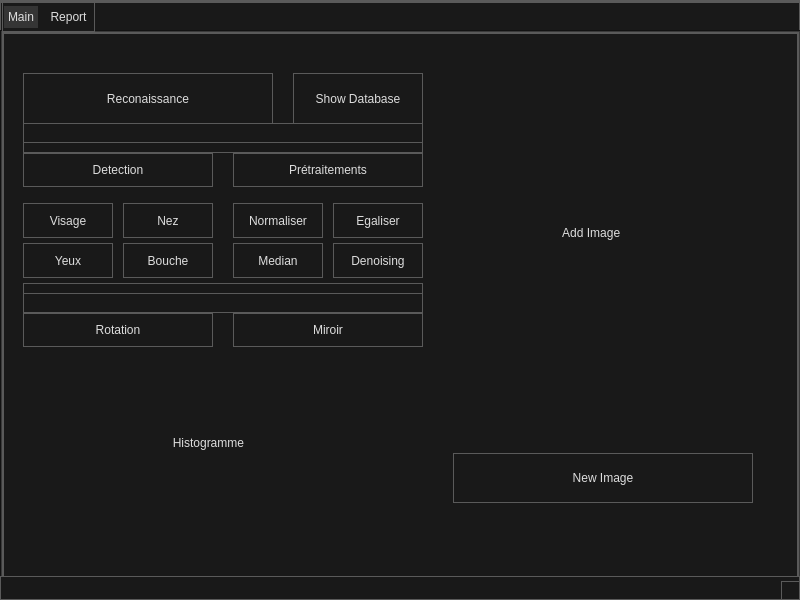
<?xml version="1.0" encoding="UTF-8"?>
<ui version="4.0">
 <class>MainWindow</class>
 <widget class="QMainWindow" name="MainWindow">
  <property name="geometry">
   <rect>
    <x>0</x>
    <y>0</y>
    <width>800</width>
    <height>600</height>
   </rect>
  </property>
  <property name="windowTitle">
   <string>MainWindow</string>
  </property>
  <property name="styleSheet">
   <string notr="true">

/*
	COLOR_DARK     = #191919
	COLOR_MEDIUM   = #353535
	COLOR_MEDLIGHT = #5A5A5A
	COLOR_LIGHT    = #DDDDDD
	COLOR_ACCENT   = #3D7848
*/

* {
	background: #191919;
	color: #DDDDDD;
	border: 1px solid #5A5A5A;
}

QWidget::item:selected {
	background: #3D7848;
}

QCheckBox, QRadioButton {
	border: none;
}

QRadioButton::indicator, QCheckBox::indicator {
	width: 13px;
	height: 13px;
}

QRadioButton::indicator::unchecked, QCheckBox::indicator::unchecked {
	border: 1px solid #5A5A5A;
	background: none;
}

QRadioButton::indicator:unchecked:hover, QCheckBox::indicator:unchecked:hover {
	border: 1px solid #DDDDDD;
}

QRadioButton::indicator::checked, QCheckBox::indicator::checked {
	border: 1px solid #5A5A5A;
	background: #5A5A5A;
}

QRadioButton::indicator:checked:hover, QCheckBox::indicator:checked:hover {
	border: 1px solid #DDDDDD;
	background: #DDDDDD;
}

QGroupBox {
	margin-top: 6px;
}

QGroupBox::title {
	top: -7px;
	left: 7px;
}

QScrollBar {
	border: 1px solid #5A5A5A;
	background: #191919;
}

QScrollBar:horizontal {
	height: 15px;
	margin: 0px 0px 0px 32px;
}

QScrollBar:vertical {
	width: 15px;
	margin: 32px 0px 0px 0px;
}

QScrollBar::handle {
	background: #353535;
	border: 1px solid #5A5A5A;
}

QScrollBar::handle:horizontal {
	border-width: 0px 1px 0px 1px;
}

QScrollBar::handle:vertical {
	border-width: 1px 0px 1px 0px;
}

QScrollBar::handle:horizontal {
	min-width: 20px;
}

QScrollBar::handle:vertical {
	min-height: 20px;
}

QScrollBar::add-line, QScrollBar::sub-line {
	background:#353535;
	border: 1px solid #5A5A5A;
	subcontrol-origin: margin;
}

QScrollBar::add-line {
	position: absolute;
}

QScrollBar::add-line:horizontal {
	width: 15px;
	subcontrol-position: left;
	left: 15px;
}

QScrollBar::add-line:vertical {
	height: 15px;
	subcontrol-position: top;
	top: 15px;
}

QScrollBar::sub-line:horizontal {
	width: 15px;
	subcontrol-position: top left;
}

QScrollBar::sub-line:vertical {
	height: 15px;
	subcontrol-position: top;
}

QScrollBar:left-arrow, QScrollBar::right-arrow, QScrollBar::up-arrow, QScrollBar::down-arrow {
	border: 1px solid #5A5A5A;
	width: 3px;
	height: 3px;
}

QScrollBar::add-page, QScrollBar::sub-page {
	background: none;
}

QAbstractButton:hover {
	background: #353535;
}

QAbstractButton:pressed {
	background: #5A5A5A;
}

QAbstractItemView {
	show-decoration-selected: 1;
	selection-background-color: #3D7848;
	selection-color: #DDDDDD;
	alternate-background-color: #353535;
}

QHeaderView {
	border: 1px solid #5A5A5A;
}

QHeaderView::section {
	background: #191919;
	border: 1px solid #5A5A5A;
	padding: 4px;
}

QHeaderView::section:selected, QHeaderView::section::checked {
	background: #353535;
}

QTableView {
	gridline-color: #5A5A5A;
}

QTabBar {
	margin-left: 2px;
}

QTabBar::tab {
	border-radius: 0px;
	padding: 4px;
	margin: 4px;
}

QTabBar::tab:selected {
	background: #353535;
}

QComboBox::down-arrow {
	border: 1px solid #5A5A5A;
	background: #353535;
}

QComboBox::drop-down {
	border: 1px solid #5A5A5A;
	background: #353535;
}

QComboBox::down-arrow {
	width: 3px;
	height: 3px;
	border: 1px solid #5A5A5A;
}

QAbstractSpinBox {
	padding-right: 15px;
}

QAbstractSpinBox::up-button, QAbstractSpinBox::down-button {
	border: 1px solid #5A5A5A;
	background: #353535;
	subcontrol-origin: border;
}

QAbstractSpinBox::up-arrow, QAbstractSpinBox::down-arrow {
	width: 3px;
	height: 3px;
	border: 1px solid #5A5A5A;
}

QSlider {
	border: none;
}

QSlider::groove:horizontal {
	height: 5px;
	margin: 4px 0px 4px 0px;
}

QSlider::groove:vertical {
	width: 5px;
	margin: 0px 4px 0px 4px;
}

QSlider::handle {
	border: 1px solid #5A5A5A;
	background: #353535;
}

QSlider::handle:horizontal {
	width: 15px;
	margin: -4px 0px -4px 0px;
}

QSlider::handle:vertical {
	height: 15px;
	margin: 0px -4px 0px -4px;
}

QSlider::add-page:vertical, QSlider::sub-page:horizontal {
	background: #3D7848;
}

QSlider::sub-page:vertical, QSlider::add-page:horizontal {
	background: #353535;
}

QLabel {
	border: none;
}

QProgressBar {
	text-align: center;
}

QProgressBar::chunk {
	width: 1px;
	background-color: #3D7848;
}

QMenu::separator {
	background: #353535;
}


</string>
  </property>
  <widget class="QWidget" name="centralwidget">
   <widget class="QTabWidget" name="tabWidget">
    <property name="geometry">
     <rect>
      <x>0</x>
      <y>0</y>
      <width>801</width>
      <height>581</height>
     </rect>
    </property>
    <property name="currentIndex">
     <number>0</number>
    </property>
    <property name="usesScrollButtons">
     <bool>false</bool>
    </property>
    <property name="tabsClosable">
     <bool>false</bool>
    </property>
    <property name="tabBarAutoHide">
     <bool>false</bool>
    </property>
    <widget class="QWidget" name="Main">
     <attribute name="title">
      <string>Main</string>
     </attribute>
     <widget class="QPushButton" name="imgChanger">
      <property name="geometry">
       <rect>
        <x>450</x>
        <y>420</y>
        <width>300</width>
        <height>50</height>
       </rect>
      </property>
      <property name="text">
       <string>New Image</string>
      </property>
     </widget>
     <widget class="QLabel" name="MyImage">
      <property name="geometry">
       <rect>
        <x>450</x>
        <y>50</y>
        <width>300</width>
        <height>300</height>
       </rect>
      </property>
      <property name="text">
       <string>                                 Add Image</string>
      </property>
      <property name="scaledContents">
       <bool>true</bool>
      </property>
      <property name="margin">
       <number>0</number>
      </property>
     </widget>
     <widget class="QPushButton" name="showDatabase">
      <property name="geometry">
       <rect>
        <x>290</x>
        <y>40</y>
        <width>130</width>
        <height>51</height>
       </rect>
      </property>
      <property name="text">
       <string>Show Database</string>
      </property>
     </widget>
     <widget class="QPushButton" name="Reconaissance">
      <property name="enabled">
       <bool>false</bool>
      </property>
      <property name="geometry">
       <rect>
        <x>20</x>
        <y>40</y>
        <width>250</width>
        <height>51</height>
       </rect>
      </property>
      <property name="text">
       <string>Reconaissance</string>
      </property>
     </widget>
     <widget class="QPushButton" name="Detection">
      <property name="enabled">
       <bool>false</bool>
      </property>
      <property name="geometry">
       <rect>
        <x>20</x>
        <y>120</y>
        <width>190</width>
        <height>34</height>
       </rect>
      </property>
      <property name="text">
       <string>Detection</string>
      </property>
     </widget>
     <widget class="QPushButton" name="Pretraitement">
      <property name="enabled">
       <bool>false</bool>
      </property>
      <property name="geometry">
       <rect>
        <x>230</x>
        <y>120</y>
        <width>190</width>
        <height>34</height>
       </rect>
      </property>
      <property name="text">
       <string>Prétraitements</string>
      </property>
     </widget>
     <widget class="QPushButton" name="DVisage">
      <property name="enabled">
       <bool>false</bool>
      </property>
      <property name="geometry">
       <rect>
        <x>20</x>
        <y>170</y>
        <width>90</width>
        <height>35</height>
       </rect>
      </property>
      <property name="text">
       <string>Visage</string>
      </property>
     </widget>
     <widget class="QPushButton" name="DNez">
      <property name="enabled">
       <bool>false</bool>
      </property>
      <property name="geometry">
       <rect>
        <x>120</x>
        <y>170</y>
        <width>90</width>
        <height>35</height>
       </rect>
      </property>
      <property name="text">
       <string>Nez</string>
      </property>
     </widget>
     <widget class="QPushButton" name="DBouche">
      <property name="enabled">
       <bool>false</bool>
      </property>
      <property name="geometry">
       <rect>
        <x>120</x>
        <y>210</y>
        <width>90</width>
        <height>35</height>
       </rect>
      </property>
      <property name="text">
       <string>Bouche</string>
      </property>
     </widget>
     <widget class="QPushButton" name="DYeux">
      <property name="enabled">
       <bool>false</bool>
      </property>
      <property name="geometry">
       <rect>
        <x>20</x>
        <y>210</y>
        <width>90</width>
        <height>35</height>
       </rect>
      </property>
      <property name="text">
       <string>Yeux</string>
      </property>
     </widget>
     <widget class="QPushButton" name="Denoising">
      <property name="enabled">
       <bool>false</bool>
      </property>
      <property name="geometry">
       <rect>
        <x>330</x>
        <y>210</y>
        <width>90</width>
        <height>35</height>
       </rect>
      </property>
      <property name="text">
       <string>Denoising</string>
      </property>
     </widget>
     <widget class="QPushButton" name="Median">
      <property name="enabled">
       <bool>false</bool>
      </property>
      <property name="geometry">
       <rect>
        <x>230</x>
        <y>210</y>
        <width>90</width>
        <height>35</height>
       </rect>
      </property>
      <property name="text">
       <string>Median</string>
      </property>
     </widget>
     <widget class="QPushButton" name="Egaliser">
      <property name="enabled">
       <bool>false</bool>
      </property>
      <property name="geometry">
       <rect>
        <x>330</x>
        <y>170</y>
        <width>90</width>
        <height>35</height>
       </rect>
      </property>
      <property name="text">
       <string>Egaliser</string>
      </property>
     </widget>
     <widget class="QPushButton" name="Norm">
      <property name="enabled">
       <bool>false</bool>
      </property>
      <property name="geometry">
       <rect>
        <x>230</x>
        <y>170</y>
        <width>90</width>
        <height>35</height>
       </rect>
      </property>
      <property name="text">
       <string>Normaliser</string>
      </property>
     </widget>
     <widget class="QPushButton" name="Miroir">
      <property name="enabled">
       <bool>false</bool>
      </property>
      <property name="geometry">
       <rect>
        <x>230</x>
        <y>280</y>
        <width>190</width>
        <height>34</height>
       </rect>
      </property>
      <property name="text">
       <string>Miroir</string>
      </property>
     </widget>
     <widget class="QPushButton" name="Rotation">
      <property name="enabled">
       <bool>false</bool>
      </property>
      <property name="geometry">
       <rect>
        <x>20</x>
        <y>280</y>
        <width>190</width>
        <height>34</height>
       </rect>
      </property>
      <property name="text">
       <string>Rotation</string>
      </property>
     </widget>
     <widget class="Line" name="line">
      <property name="geometry">
       <rect>
        <x>20</x>
        <y>100</y>
        <width>400</width>
        <height>20</height>
       </rect>
      </property>
      <property name="orientation">
       <enum>Qt::Horizontal</enum>
      </property>
     </widget>
     <widget class="Line" name="line_2">
      <property name="geometry">
       <rect>
        <x>20</x>
        <y>250</y>
        <width>400</width>
        <height>20</height>
       </rect>
      </property>
      <property name="orientation">
       <enum>Qt::Horizontal</enum>
      </property>
     </widget>
     <widget class="Line" name="line_3">
      <property name="geometry">
       <rect>
        <x>20</x>
        <y>260</y>
        <width>400</width>
        <height>20</height>
       </rect>
      </property>
      <property name="orientation">
       <enum>Qt::Horizontal</enum>
      </property>
     </widget>
     <widget class="Line" name="line_4">
      <property name="geometry">
       <rect>
        <x>20</x>
        <y>90</y>
        <width>400</width>
        <height>20</height>
       </rect>
      </property>
      <property name="orientation">
       <enum>Qt::Horizontal</enum>
      </property>
     </widget>
     <widget class="QLabel" name="label">
      <property name="geometry">
       <rect>
        <x>20</x>
        <y>340</y>
        <width>400</width>
        <height>140</height>
       </rect>
      </property>
      <property name="styleSheet">
       <string notr="true">Qlabel{
background: qlineargradient(spread:pad, x1:0, y1:1, x2:0, y2:0, stop:0 rgba(0, 0, 0, 255), stop:0.05 rgba(14, 8, 73, 255), stop:0.36 rgba(28, 17, 145, 255), stop:0.6 rgba(126, 14, 81, 255), stop:0.75 rgba(234, 11, 11, 255), stop:0.79 rgba(244, 70, 5, 255), stop:0.86 rgba(255, 136, 0, 255), stop:0.935 rgba(239, 236, 55, 255))}</string>
      </property>
      <property name="text">
       <string>                                             Histogramme</string>
      </property>
     </widget>
    </widget>
    <widget class="QWidget" name="Report">
     <property name="enabled">
      <bool>true</bool>
     </property>
     <attribute name="title">
      <string>Report</string>
     </attribute>
    </widget>
   </widget>
  </widget>
  <widget class="QMenuBar" name="menubar">
   <property name="geometry">
    <rect>
     <x>0</x>
     <y>0</y>
     <width>800</width>
     <height>23</height>
    </rect>
   </property>
  </widget>
  <widget class="QStatusBar" name="statusbar"/>
 </widget>
 <resources/>
 <connections/>
</ui>
